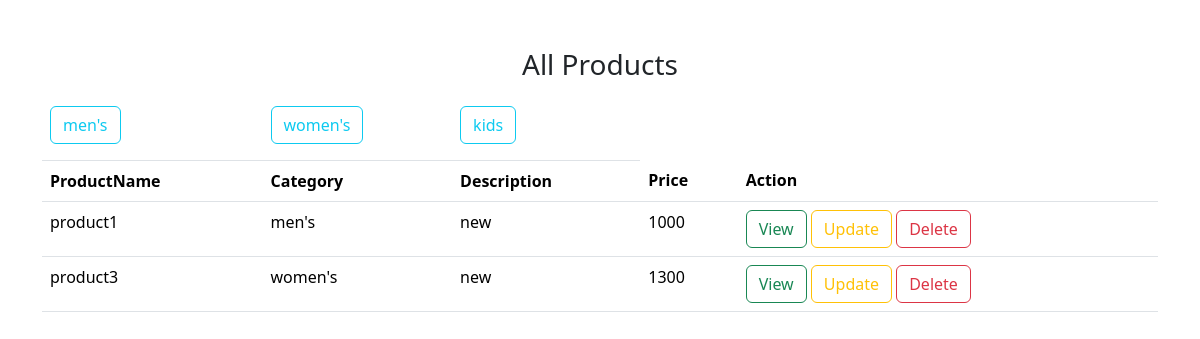
The page /product/all/ on the database its author committed.
### store/models.py (models this page shows, shortened)
class Category(models.Model):
    category_name=models.CharField(max_length=200)
    def __str__(self):
        return self.category_name

class Product(models.Model):
    product_name=models.CharField(max_length=200)
    category_name=models.ForeignKey(Category,on_delete=models.CASCADE)
    description=models.CharField(max_length=200)
    price=models.CharField(max_length=200)

### store/views.py (the view)
# urls.py: path("product/all/",views.ProductListView.as_view(),name="product-list"),
class ProductListView(View):
    def get(self,request,*args,**kwargs):
        qs=Product.objects.all()
        all_category=Category.objects.all()
        return render(request,"product_list.html",{"data":qs,"category":all_category})

### store/templates/product_list.html (shortened to what this page needs)
<!DOCTYPE html>
<html lang="en">
<head>
        <link href="https://cdn.jsdelivr.net/npm/bootstrap@5.3.3/dist/css/bootstrap.min.css" rel="stylesheet">
</head>
<body>
    <div class="container mt-5">
        <table class="table">
            <h3 class="text-center mb-2">All Products</h3>
            <tr>
                {%for c in category%}
              <td>  <a href="{%url 'category-filter' c.id%}" class="btn btn-outline-info mt-2 mb-2">{{c.category_name}}
            </a></td>
                {%endfor%}
            </tr>
            <tr>
                <th>ProductName</th>
            <th>Category</th>
            <th>Description</th>
            <th>Price</th>
            <th>Action</th>
            </tr>
            <tr>
                {%for p in data%}
                <td>{{p.product_name}}</td>
                <td>{{p.category_name}}</td>
                <td>{{p.description}}</td>
                <td>{{p.price}}</td>
                <td>
                    <a href="{%url 'product-detail' p.id%} " class="btn btn-outline-success">View</a>
                    <a href="{%url 'product-edit' p.id%}" class="btn btn-outline-warning">Update</a>
                    <a href="{%url 'product-delete' p.id%}" class="btn btn-outline-danger">Delete</a>
                </td>
            </tr>
            {%endfor%}
        </table>
    </div>
</body>
</html>

### rows shown on the page
Category: category_name "men's"
Category: category_name "women's"
Category: category_name "kids"
Product: product_name "product1", category_name "men's", description "new", price "1000"
Product: product_name "product3", category_name "women's", description "new", price "1300"
